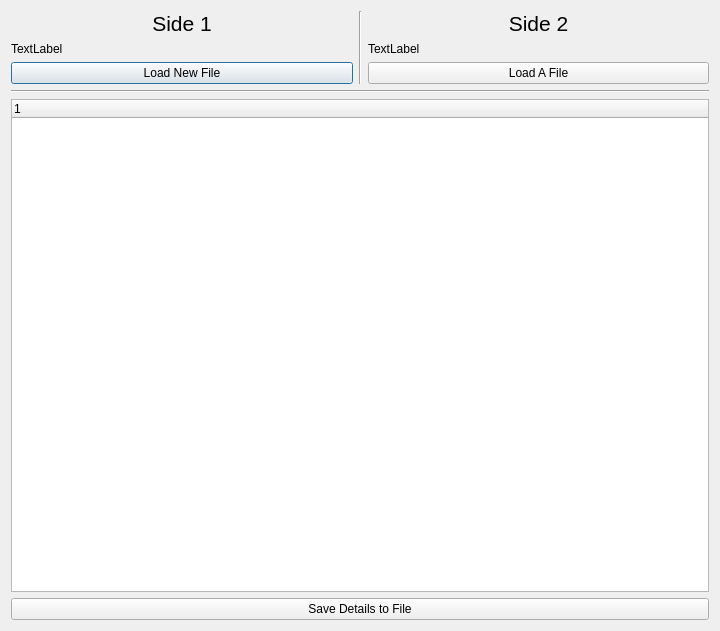
<?xml version="1.0" encoding="UTF-8"?>
<ui version="4.0">
 <class>dbComparatorWindow</class>
 <widget class="QDialog" name="dbComparatorWindow">
  <property name="geometry">
   <rect>
    <x>0</x>
    <y>0</y>
    <width>720</width>
    <height>631</height>
   </rect>
  </property>
  <property name="windowTitle">
   <string>db Comparator</string>
  </property>
  <layout class="QVBoxLayout" name="verticalLayout">
   <item>
    <layout class="QHBoxLayout" name="horizontalLayout" stretch="8,0,8">
     <item>
      <layout class="QVBoxLayout" name="verticalLayout_3">
       <item>
        <widget class="QLabel" name="label_2">
         <property name="font">
          <font>
           <pointsize>16</pointsize>
          </font>
         </property>
         <property name="text">
          <string>Side 1</string>
         </property>
         <property name="alignment">
          <set>Qt::AlignCenter</set>
         </property>
        </widget>
       </item>
       <item>
        <widget class="QLabel" name="lblFirstFile">
         <property name="text">
          <string>TextLabel</string>
         </property>
        </widget>
       </item>
       <item>
        <widget class="QPushButton" name="btndbFile1">
         <property name="text">
          <string>Load New File</string>
         </property>
        </widget>
       </item>
      </layout>
     </item>
     <item>
      <widget class="Line" name="line">
       <property name="orientation">
        <enum>Qt::Vertical</enum>
       </property>
      </widget>
     </item>
     <item>
      <layout class="QVBoxLayout" name="verticalLayout_2">
       <item>
        <widget class="QLabel" name="label_4">
         <property name="font">
          <font>
           <pointsize>16</pointsize>
          </font>
         </property>
         <property name="text">
          <string>Side 2</string>
         </property>
         <property name="alignment">
          <set>Qt::AlignCenter</set>
         </property>
        </widget>
       </item>
       <item>
        <widget class="QLabel" name="lblSecondFile">
         <property name="text">
          <string>TextLabel</string>
         </property>
        </widget>
       </item>
       <item>
        <layout class="QHBoxLayout" name="horizontalLayout_2">
         <item>
          <widget class="QPushButton" name="btndbFile2">
           <property name="text">
            <string>Load A File</string>
           </property>
          </widget>
         </item>
        </layout>
       </item>
      </layout>
     </item>
    </layout>
   </item>
   <item>
    <widget class="Line" name="line_2">
     <property name="orientation">
      <enum>Qt::Horizontal</enum>
     </property>
    </widget>
   </item>
   <item>
    <widget class="QTreeWidget" name="treeDetails">
     <column>
      <property name="text">
       <string notr="true">1</string>
      </property>
     </column>
    </widget>
   </item>
   <item>
    <widget class="QPushButton" name="btnSaveDetails">
     <property name="text">
      <string>Save Details to File</string>
     </property>
    </widget>
   </item>
  </layout>
 </widget>
 <tabstops>
  <tabstop>btndbFile1</tabstop>
  <tabstop>btndbFile2</tabstop>
  <tabstop>treeDetails</tabstop>
  <tabstop>btnSaveDetails</tabstop>
 </tabstops>
 <resources/>
 <connections/>
</ui>
